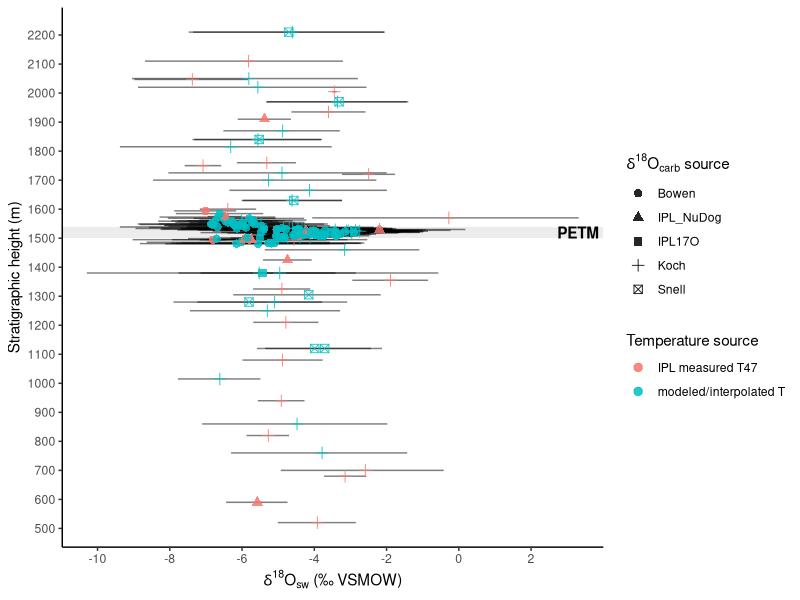
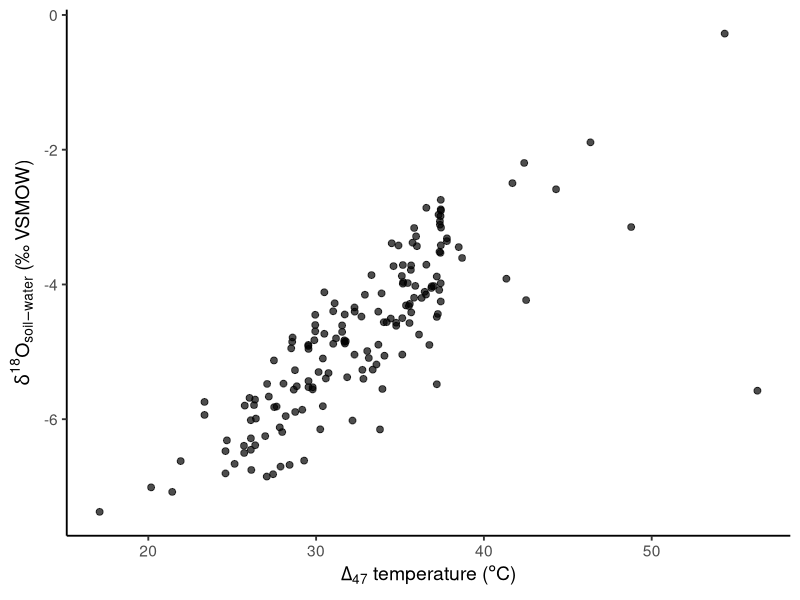
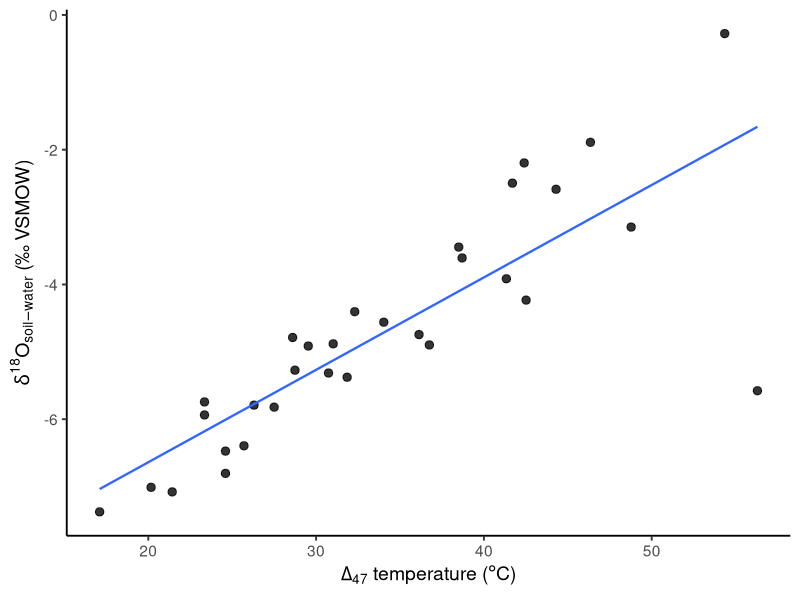

Generate these figures, in order, with R:
# 05_reconstruct_CFB_soilwater.R
# Purpose: Reconstruct CFB soil-water d18O and D17O from the integrated
#          carbonate-isotope dataset and the CFB temperature model.

#-- 1.) Setup ---------------------------------------------------------------
library(tidyverse)
library(here)

# ---- Settings ----
n_mc <- 10000
set.seed(123)

#-- 2.) Load CFB Carbonate and Temperature Data ----------------------------
CFB_soilcarb_with_temperature <- read_csv(
  here("data", "processed", "CFB_soilcarb_with_temperature.csv"),
  show_col_types = FALSE
)

if (any(CFB_soilcarb_with_temperature$section_id != "CFB")) {
  stop("Soil-water reconstruction input must contain only section_id == 'CFB'.")
}

# Helper: reconstruct D17Owater after the d18Owater table has been created.
reconstruct_CFB_D17Owater <- function(CFB_d18Ow_reconstruction) {

theta_carb <- 0.5250
lambda_ref <- 0.528

CFB_D17Owater_inputs <- CFB_d18Ow_reconstruction %>%
  filter(
    !is.na(IPL17O_mean_Dp17Ocarb),
    !is.na(IPL17O_mean_d17Ocarb),
    !is.na(IPL17O_mean_d18Ocarb),
    !is.na(T_recon_C),
    !is.na(T_recon_se_C)
  ) %>%
  mutate(
    D17Ocarb_se_used_permeg = pmax(
      case_when(
        !is.na(IPL17O_se_Dp17Ocarb_adj) & IPL17O_se_Dp17Ocarb_adj > 0 ~
          IPL17O_se_Dp17Ocarb_adj,
        !is.na(IPL17O_se_Dp17Ocarb) & IPL17O_se_Dp17Ocarb > 0 ~
          IPL17O_se_Dp17Ocarb,
        TRUE ~ 12
      ),
      12,
      na.rm = TRUE
    ),
    d17Ocarb_se_used = case_when(
      !is.na(IPL17O_se_dp17Ocarb) & IPL17O_se_dp17Ocarb > 0 ~
        IPL17O_se_dp17Ocarb,
      TRUE ~ 0.15
    ),
    d18Ocarb_se_used = case_when(
      !is.na(IPL17O_se_dp18Ocarb) & IPL17O_se_dp18Ocarb > 0 ~
        IPL17O_se_dp18Ocarb,
      TRUE ~ 0.15
    )
  )

# Prepare and reconstruct CFB soil-water D17O.
#
# IMPORTANT UNCERTAINTY TREATMENT
# Delta-prime-17O is a correlated quantity calculated from delta-prime-17O
# and delta-prime-18O. Independently resampling those two isotope ratios
# destroys their analytical covariance and creates spurious uncertainties of
# thousands of per meg. Instead, resample the measured carbonate
# Delta-prime-17O and propagate that quantity directly through fractionation.
# In logarithmic notation:
#
#   D17O_water = D17O_carb - 1e6 * (theta - lambda) * ln(alpha18)
#
# where D17O is in per meg. Carbonate d18O is therefore not an independent
# uncertainty term in this transformation; its contribution is already
# embodied in the measured carbonate D17O uncertainty.

compute_D17Owater <- function(
    D17O_carb_permeg,
    T_C,
    theta = theta_carb,
    lambda = lambda_ref) {
  alpha18 <- calcite_water_alpha18(T_C)

  D17O_carb_permeg -
    1e6 * (theta - lambda) * log(alpha18)
}

mc_D17Owater_one <- function(
    D17O_mean_permeg,
    D17O_se_permeg,
    T_mean,
    T_se,
    n = n_mc) {
  D17Owater_sim <- compute_D17Owater(
    D17O_carb_permeg = rnorm(n, D17O_mean_permeg, D17O_se_permeg),
    T_C = rnorm(n, T_mean, T_se)
  )

  tibble(
    D17Orsw_mean_permeg = mean(D17Owater_sim, na.rm = TRUE),
    D17Orsw_median_permeg = median(D17Owater_sim, na.rm = TRUE),
    D17Orsw_sd_permeg = sd(D17Owater_sim, na.rm = TRUE),
    D17Orsw_lower95_permeg = quantile(D17Owater_sim, 0.025, na.rm = TRUE),
    D17Orsw_upper95_permeg = quantile(D17Owater_sim, 0.975, na.rm = TRUE)
  )
}

CFB_D17Owater_reconstruction <- CFB_D17Owater_inputs %>%
  mutate(
    mc_D17Owater = pmap(
      list(
        IPL17O_mean_Dp17Ocarb,
        D17Ocarb_se_used_permeg,
        T_recon_C,
        T_recon_se_C
      ),
      mc_D17Owater_one
    )
  ) %>%
  unnest(mc_D17Owater) %>%
  mutate(
    D17O_uncertainty_method = paste(
      "Monte Carlo propagation of measured carbonate D17O SE and",
      "temperature SE; correlated d17O-d18O errors preserved by",
      "resampling D17O directly"
    )
  )

# Assemble and export the combined CFB soil-water summary.

CFB_soilwater_reconstruction_summary <- CFB_d18Ow_reconstruction %>%
  left_join(
    CFB_D17Owater_reconstruction %>%
      select(
        section_id,
        MLA_horizon_id,
        strat_height_m,
        D17Ocarb_se_used_permeg,
        D17O_uncertainty_method,
        D17Orsw_mean_permeg,
        D17Orsw_median_permeg,
        D17Orsw_sd_permeg,
        D17Orsw_lower95_permeg,
        D17Orsw_upper95_permeg
      ),
    by = c("section_id", "MLA_horizon_id", "strat_height_m")
  )

write_csv(
  CFB_D17Owater_inputs,
  here("data", "processed", "CFB_D17Owater_inputs.csv")
)

write_csv(
  CFB_D17Owater_reconstruction,
  here("data", "processed", "CFB_D17Owater_reconstruction.csv")
)

write_csv(
  CFB_soilwater_reconstruction_summary,
  here("data", "processed", "CFB_soilwater_reconstruction_summary.csv")
)

invisible(CFB_soilwater_reconstruction_summary)
}

# ---- Add placeholder columns if future U-M data are not present yet ----
if (!"IPL_NuDog_d18Ocarb_VSMOW" %in% names(CFB_soilcarb_with_temperature)) {
  CFB_soilcarb_with_temperature <- CFB_soilcarb_with_temperature %>%
    mutate(IPL_NuDog_d18Ocarb_VSMOW = NA_real_)
}

#-- 3.) Select Carbonate d18O and Temperature Inputs -----------------------
# Priority:
#   Snell samples: use Snell d18Ocarb
#   PB samples: use Bowen d18Ocarb
#   PK95-SC samples: use Koch; if missing, use IPL_NuDog; if missing, use IPL17O

CFB_soilwater_inputs <- CFB_soilcarb_with_temperature %>%
  mutate(
    is_snell = !is.na(Snell_sample_id) & !is.na(Snell_mean_d18Ocarb_vsmow),
    
    d18Ocarb_vsmow = case_when(
      is_snell ~ Snell_mean_d18Ocarb_vsmow,
      str_detect(MLA_horizon_id, "^PB") ~ Bowen_mean_d18Ocarb_vsmow,
      str_detect(MLA_horizon_id, "^PK95-SC") & !is.na(Koch_mean_d18Ocarb_vsmow) ~ Koch_mean_d18Ocarb_vsmow,
      str_detect(MLA_horizon_id, "^PK95-SC") & !is.na(IPL_NuDog_d18Ocarb_VSMOW) ~ IPL_NuDog_d18Ocarb_VSMOW,
      str_detect(MLA_horizon_id, "^PK95-SC") & !is.na(IPL17O_mean_dp18Ocarb) ~ IPL17O_mean_dp18Ocarb,
      TRUE ~ NA_real_
    ),
    
    d18Ocarb_se_vsmow = case_when(
      is_snell ~ NA_real_,
      str_detect(MLA_horizon_id, "^PB") ~ Bowen_se_d18Ocarb_vsmow,
      str_detect(MLA_horizon_id, "^PK95-SC") & !is.na(Koch_mean_d18Ocarb_vsmow) ~ Koch_se_d18Ocarb_vsmow,
      str_detect(MLA_horizon_id, "^PK95-SC") & !is.na(IPL_NuDog_d18Ocarb_VSMOW) ~ NA_real_,
      str_detect(MLA_horizon_id, "^PK95-SC") & !is.na(IPL17O_mean_dp18Ocarb) ~ IPL17O_se_dp18Ocarb,
      TRUE ~ NA_real_
    ),
    
    d18Ocarb_source = case_when(
      is_snell ~ "Snell",
      str_detect(MLA_horizon_id, "^PB") & !is.na(Bowen_mean_d18Ocarb_vsmow) ~ "Bowen",
      str_detect(MLA_horizon_id, "^PK95-SC") & !is.na(Koch_mean_d18Ocarb_vsmow) ~ "Koch",
      str_detect(MLA_horizon_id, "^PK95-SC") & !is.na(IPL_NuDog_d18Ocarb_VSMOW) ~ "IPL_NuDog",
      str_detect(MLA_horizon_id, "^PK95-SC") & !is.na(IPL17O_mean_dp18Ocarb) ~ "IPL17O",
      TRUE ~ NA_character_
    ),
    
    d18Ocarb_missing_flag = case_when(
      str_detect(MLA_horizon_id, "^PB") & is.na(Bowen_mean_d18Ocarb_vsmow) ~ "PB missing Bowen d18Ocarb",
      str_detect(MLA_horizon_id, "^PK95-SC") &
        is.na(Koch_mean_d18Ocarb_vsmow) &
        is.na(IPL_NuDog_d18Ocarb_VSMOW) &
        is.na(IPL17O_mean_dp18Ocarb) ~ "PK95-SC missing Koch, IPL_NuDog, and IPL17O d18Ocarb",
      is.na(d18Ocarb_vsmow) ~ "No selected d18Ocarb",
      TRUE ~ NA_character_
    )
  )

# ---- Choose temperature source ----
# Prioritize IPL measured T47. Otherwise use modeled/interpolated temperature.

CFB_soilwater_inputs <- CFB_soilwater_inputs %>%
  mutate(
    T_recon_C = case_when(
      !is.na(IPLD47_mean_T47_C) ~ IPLD47_mean_T47_C,
      TRUE ~ T_model_C
    ),
    
    T_recon_se_C = case_when(
      !is.na(IPLD47_mean_T47_C) & !is.na(IPLD47_se_T47_C) ~ IPLD47_se_T47_C,
      !is.na(IPLD47_mean_T47_C) & is.na(IPLD47_se_T47_C) ~ T_model_se_C,
      TRUE ~ T_model_se_C
    ),
    
    T_recon_source = case_when(
      !is.na(IPLD47_mean_T47_C) ~ "IPL measured T47",
      !is.na(T_model_C) ~ "modeled/interpolated T",
      TRUE ~ NA_character_
    )
  )

# ---- Fill missing carbonate SE values ----
default_d18Ocarb_se <- 0.15

CFB_soilwater_inputs <- CFB_soilwater_inputs %>%
  mutate(
    d18Ocarb_se_used_vsmow = case_when(
      !is.na(d18Ocarb_se_vsmow) & d18Ocarb_se_vsmow > 0 ~ d18Ocarb_se_vsmow,
      !is.na(d18Ocarb_vsmow) ~ default_d18Ocarb_se,
      TRUE ~ NA_real_
    )
  )

# ---- Calcite-water fractionation: Kim & O'Neil style ----
calcite_water_alpha18 <- function(T_C) {
  T_K <- T_C + 273.15
  exp((18.03 * (1000 / T_K) - 32.42) / 1000)
}

#-- 4.) Reconstruct CFB Soil-Water d18O ------------------------------------
reconstruct_d18Ow <- function(d18Ocarb_vsmow, T_C) {
  alpha18 <- calcite_water_alpha18(T_C)
  ((1000 + d18Ocarb_vsmow) / alpha18) - 1000
}

# ---- Monte Carlo reconstruction for one row ----
mc_d18Ow_one <- function(d18Ocarb_mean, d18Ocarb_se, T_mean, T_se, n = 10000) {
  d18Ocarb_sim <- rnorm(n, mean = d18Ocarb_mean, sd = d18Ocarb_se)
  T_sim <- rnorm(n, mean = T_mean, sd = T_se)
  
  d18Ow_sim <- reconstruct_d18Ow(
    d18Ocarb_vsmow = d18Ocarb_sim,
    T_C = T_sim
  )
  
  tibble(
    d18Ow_mean_vsmow = mean(d18Ow_sim, na.rm = TRUE),
    d18Ow_median_vsmow = median(d18Ow_sim, na.rm = TRUE),
    d18Ow_sd_vsmow = sd(d18Ow_sim, na.rm = TRUE),
    d18Ow_lower95_vsmow = quantile(d18Ow_sim, 0.025, na.rm = TRUE),
    d18Ow_upper95_vsmow = quantile(d18Ow_sim, 0.975, na.rm = TRUE)
  )
}

# ---- Run reconstruction ----
CFB_d18Ow_reconstruction <- CFB_soilwater_inputs %>%
  filter(
    !is.na(d18Ocarb_vsmow),
    !is.na(d18Ocarb_se_used_vsmow),
    !is.na(T_recon_C),
    !is.na(T_recon_se_C)
  ) %>%
  mutate(
    mc = pmap(
      list(
        d18Ocarb_vsmow,
        d18Ocarb_se_used_vsmow,
        T_recon_C,
        T_recon_se_C
      ),
      ~ mc_d18Ow_one(
        d18Ocarb_mean = ..1,
        d18Ocarb_se = ..2,
        T_mean = ..3,
        T_se = ..4,
        n = n_mc
      )
    )
  ) %>%
  unnest(mc)

# ---- QC outputs ----
missing_d18Ocarb <- CFB_soilwater_inputs %>%
  filter(!is.na(d18Ocarb_missing_flag)) %>%
  select(
    MLA_horizon_id,
    strat_height_m,
    d18Ocarb_missing_flag
  )

CFB_soilwater_inputs %>%
  count(d18Ocarb_source)

missing_d18Ocarb

# Quick look plots ------

ggplot(
  CFB_d18Ow_reconstruction,
  aes(x = d18Ow_mean_vsmow, y = strat_height_m)
) +
  annotate(
    "rect",
    xmin = -Inf,
    xmax = Inf,
    ymin = 1500,
    ymax = 1540,
    fill = "grey70",
    alpha = 0.25
  ) +
  geom_errorbarh(
    aes(
      xmin = d18Ow_lower95_vsmow,
      xmax = d18Ow_upper95_vsmow
    ),
    height = 0,
    alpha = 0.5
  ) +
  geom_point(
    aes(shape = d18Ocarb_source, color = T_recon_source),
    size = 2.5,
    alpha = 0.85
  ) +
  annotate(
    "text",
    x = Inf,
    y = 1520,
    label = "PETM",
    hjust = 1.1,
    fontface = "bold"
  ) +
  scale_y_continuous(
    breaks = seq(500, 2300, by = 100)
  ) +
  scale_x_continuous(
    breaks = seq(-12, 2, by = 2)
  ) +
  labs(
    x = expression(delta^18 * O[sw] ~ "(‰ VSMOW)"),
    y = "Stratigraphic height (m)",
    shape = expression(delta^18 * O[carb] ~ "source"),
    color = "Temperature source"
  ) +
  theme_classic()

ggplot(
  CFB_d18Ow_reconstruction,
  aes(
    x = T_recon_C,
    y = d18Ow_mean_vsmow
  )
) +
  geom_point(
    size = 2,
    alpha = 0.7
  ) +
  labs(
    x = expression(Delta[47] * " temperature (" * degree * "C)"),
    y = expression(delta^18 * O[soil-water] ~ "(‰ VSMOW)")
  ) +
  theme_classic(base_size = 14)

d18Ow_measuredT47 <- CFB_d18Ow_reconstruction %>%
  filter(T_recon_source == "IPL measured T47")

ggplot(
  d18Ow_measuredT47,
  aes(
    x = T_recon_C,
    y = d18Ow_mean_vsmow
  )
) +
  geom_point(
    size = 2.5,
    alpha = 0.8
  ) +
  geom_smooth(
    method = "lm",
    se = FALSE,
    linewidth = 0.8
  ) +
  labs(
    x = expression(Delta[47] * " temperature (" * degree * "C)"),
    y = expression(delta^18 * O[soil-water] ~ "(‰ VSMOW)")
  ) +
  theme_classic(base_size = 14)


#-- 5.) Export CFB d18O-Water Products -------------------------------------
write_csv(
  CFB_soilwater_inputs,
  here("data", "processed", "CFB_soilwater_inputs.csv")
)

write_csv(
  CFB_d18Ow_reconstruction,
  here("data", "processed", "CFB_d18Owater_reconstruction.csv")
)

write_csv(
  missing_d18Ocarb,
  here("data", "processed", "CFB_missing_selected_d18Ocarb.csv")
)


# Temporary evaluation retained for provenance; not part of production.
if (FALSE) {

# TEMPORARY EVAL----------
# ---- Check which horizons fail the d18Ow reconstruction filter ----

recon_filter_check <- CFB_soilwater_inputs %>%
  mutate(
    has_d18Ocarb = !is.na(d18Ocarb_vsmow),
    has_d18Ocarb_se = !is.na(d18Ocarb_se_used_vsmow),
    has_T = !is.na(T_recon_C),
    has_T_se = !is.na(T_recon_se_C),
    
    passes_d18Ow_filter =
      has_d18Ocarb &
      has_d18Ocarb_se &
      has_T &
      has_T_se,
    
    missing_for_filter = pmap_chr(
      list(has_d18Ocarb, has_d18Ocarb_se, has_T, has_T_se),
      function(has_d18Ocarb, has_d18Ocarb_se, has_T, has_T_se) {
        missing <- c(
          if (!has_d18Ocarb) "d18Ocarb",
          if (!has_d18Ocarb_se) "d18Ocarb_se",
          if (!has_T) "T_recon_C",
          if (!has_T_se) "T_recon_se_C"
        )
        paste(missing, collapse = "; ")
      }
    )
  )

# Summary count
recon_filter_check %>%
  count(passes_d18Ow_filter, missing_for_filter)

# Horizon IDs that fail
horizons_failing_d18Ow_filter <- recon_filter_check %>%
  filter(!passes_d18Ow_filter) %>%
  select(
    MLA_horizon_id,
    strat_height_m,
    missing_for_filter,
    d18Ocarb_source,
    d18Ocarb_vsmow,
    d18Ocarb_se_used_vsmow,
    T_recon_source,
    T_recon_C,
    T_recon_se_C
  ) %>%
  arrange(strat_height_m)

horizons_failing_d18Ow_filter

}

#-- 6.) Reconstruct D17Owater and Assemble the Final CFB Summary ------------

CFB_soilwater_reconstruction_summary <- reconstruct_CFB_D17Owater(
  CFB_d18Ow_reconstruction
)
